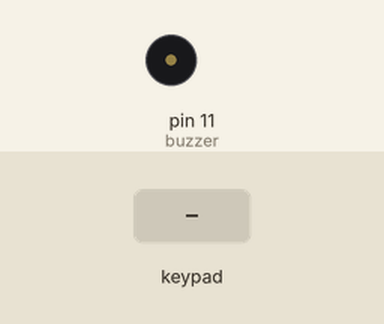
Bench run of a sketch on a simulated Arduino Uno, built with avr-gcc and run on an emulated ATmega328P. On the bench: buzzer (waves = sounding). The inputs (shaded band) are chosen by the test bench. What the sketch prints to the serial monitor is not drawn.

Above: at 1.2 s.
1.3 s: key '1' pressed
At 2.1 s:
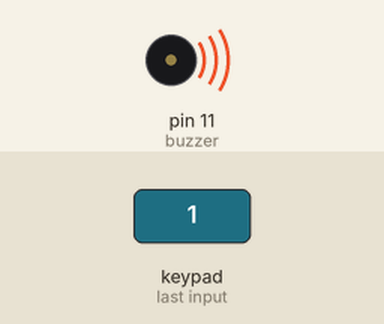
3.8 s: keypad keys 9 8 7 6 # pressed 0.4 s apart
7.3 s: key 'A' pressed
8.8 s: keypad keys 9 8 7 6 * pressed 0.4 s apart
Timing chart, 0 to 11.8 s (numbered marks = the images above; inputs shaded):
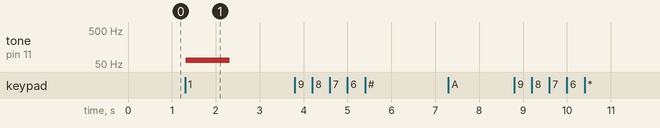

The sketch:

_16-TECLADO_MELODIA.ino
```cpp
#include <Keypad.h>
#include "NOTAS.h"

const byte filas = 4;     //Numero de filas del teclado
const byte columnas = 4;  //Numero de columnas del teclado
int buzzer = 11;//en el pin 11 tenemos conectada la pata positiva del buzzer
int duracion = 1000;

//Defino una matriz 4x4 con la posicion de las filas y columnas
char matriz[filas][columnas] =
{
  { '1', '2', '3', 'A'},
  { '4', '5', '6', 'B'},
  { '7', '8', '9', 'C'},
  { '*', '0', '#', 'D'},

};

byte pinesFilas[filas] = {9, 8, 7, 6};       //Pines donde van conectadas las filas del teclado
byte pinesColumnas[columnas] = {5, 4, 3, 2}; //Pines donde van conectadas las columnas del teclado

//Inicializo el teclado con el numero de filas, columnas, los pines del Arduino utilizados y la matriz
Keypad teclado = Keypad( makeKeymap(matriz), pinesFilas, pinesColumnas, filas, columnas);

void setup()
{
  pinMode(buzzer, OUTPUT);
  Serial.begin(9600);   //Inicializo el puerto serie
}

void loop()
{
  char tecla_presionada = teclado.getKey();    //Almaceno en una variable la tecla presionada
  Serial.println(tecla_presionada);   //Muestra la tecla presionada en el monitor serie
  switch (tecla_presionada)
  {
    case '1':
      tocar(DO_2);
      break;

    case '2':

    tone(buzzer, DOS_3, duracion);
    int silencio = duracion * 1.30;
    delay(silencio);
    noTone(buzzer);
      break;

    case '3':
          tocar(RE_6);
      break;
    case '4':
          tocar(RES_4);
      break;
    case '5':
          tocar(MI_4);
      break;
    case '6':
          tocar(FA_4);
      break;
    case '7':
          tocar(FAS_4);
      break;
    case '8':
          tocar(SOL_4);
      break;
    case '9':
          tocar(SOLS_4);
      break;
    case '*':
          tocar(LA_4);
      break;
    case '0':
          tocar(LAS_4);
      break;
    case '#':
          tocar(SI_4 );
      break;
    case 'A':
          duracion = 1000;
      break;
    case 'B':
          duracion = 500;
      break;
    case 'C':
          duracion = 250;
      break;
    case 'D':
          duracion = 125;
      break;
  }
}


//definimos otra matriz donde guardamos la duracion de cada nota de la melodia
int tiempos[] = {1, 2, 4, 8};


void tocar(int nota)
{
    tone(buzzer, nota, duracion);
    int silencio = duracion * 1.30;
    delay(silencio);
    noTone(buzzer);
}
```

NOTAS.h
```cpp
/*************************************************
 * Public Constants
 *************************************************/
#define REDONDA  31
#define BLANCA  33
#define NEGRA 35
#define CORCHEA  37


#define SI_0  31
#define DO_1  33
#define DOS_1 35
#define RE_1  37
#define RES_1 39
#define MI_1  41
#define FA_1  44
#define FAS_1 46
#define SOL_1  49
#define SOLS_1 52
#define LA_1  55
#define LAS_1 58
#define SI_1  62
#define DO_2  65
#define DOS_2 69
#define RE_2  73
#define RES_2 78
#define MI_2  82
#define FA_2  87
#define FAS_2 93
#define SOL_2  98
#define SOLS_2 104
#define LA_2  110
#define LAS_2 117
#define SI_2  123
#define DO_3  131
#define DOS_3 139
#define RE_3  147
#define RES_3 156
#define MI_3  165
#define FA_3  175
#define FAS_3 185
#define SOL_3  196
#define SOLS_3 208
#define LA_3  220
#define LAS_3 233
#define SI_3  247
#define DO_4  262
#define DOS_4 277
#define RE_4  294
#define RES_4 311
#define MI_4  330
#define FA_4  349
#define FAS_4 370
#define SOL_4  392
#define SOLS_4 415
#define LA_4  440
#define LAS_4 466
#define SI_4  494
#define DO_5  523
#define DOS_5 554
#define RE_5  587
#define RES_5 622
#define MI_5  659
#define FA_5  698
#define FAS_5 740
#define SOL_5  784
#define SOLS_5 831
#define LA_5  880
#define LAS_5 932
#define SI_5  988
#define DO_6  1047
#define DOS_6 1109
#define RE_6  1175
#define RE_S6 1245
#define MI_6  1319
#define FA_6  1397
#define FAS_6 1480
#define SOL_6  1568
#define SOLS_6 1661
#define LA_6  1760
#define LAS_6 1865
#define SI_6  1976
#define DO_7  2093
#define DOS_7 2217
#define RE_7  2349
#define RES_7 2489
#define MI_7  2637
#define FA_7  2794
#define FAS_7 2960
#define SOL_7  3136
#define SOLS_7 3322
#define LA_7  3520
#define LAS_7 3729
#define SI_7  3951
#define DO_8  4186
#define DOS_8 4435
#define RE_8  4699
#define RES_8 4978
```

Measured:
- after the input at 1.3 s, tone on pin 11 (buzzer): silent → 65 Hz at once, → silent 1.0 s later
